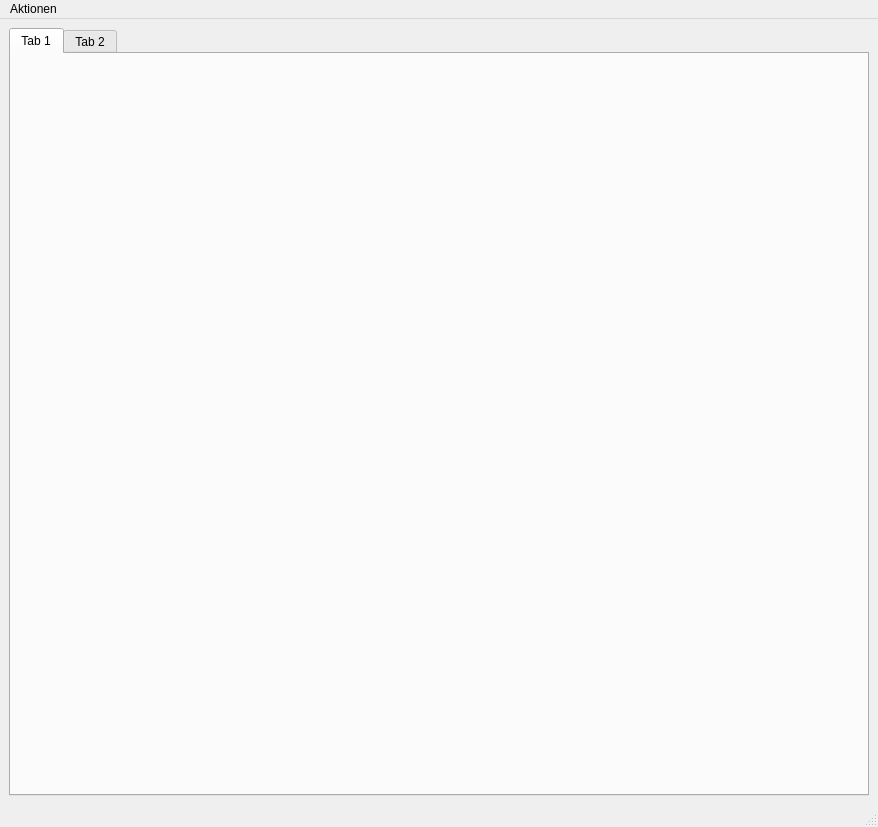
<?xml version="1.0" encoding="UTF-8"?>
<ui version="4.0">
 <class>MainWindow</class>
 <widget class="QMainWindow" name="MainWindow">
  <property name="geometry">
   <rect>
    <x>0</x>
    <y>0</y>
    <width>878</width>
    <height>827</height>
   </rect>
  </property>
  <property name="windowTitle">
   <string>Borgmatic UI</string>
  </property>
  <widget class="QWidget" name="centralwidget">
   <layout class="QHBoxLayout" name="horizontalLayout">
    <item>
     <layout class="QVBoxLayout" name="verticalLayout">
      <property name="sizeConstraint">
       <enum>QLayout::SetNoConstraint</enum>
      </property>
      <item>
       <widget class="QTabWidget" name="borgmaticTabWidget">
        <widget class="QWidget" name="tab">
         <attribute name="title">
          <string>Tab 1</string>
         </attribute>
        </widget>
        <widget class="QWidget" name="tab_2">
         <attribute name="title">
          <string>Tab 2</string>
         </attribute>
        </widget>
       </widget>
      </item>
     </layout>
    </item>
   </layout>
  </widget>
  <widget class="QMenuBar" name="menubar">
   <property name="geometry">
    <rect>
     <x>0</x>
     <y>0</y>
     <width>878</width>
     <height>39</height>
    </rect>
   </property>
   <widget class="QMenu" name="menuAction">
    <property name="title">
     <string>Aktionen</string>
    </property>
    <addaction name="menuNew"/>
    <addaction name="separator"/>
    <addaction name="menuQuit"/>
   </widget>
   <addaction name="menuAction"/>
  </widget>
  <widget class="QStatusBar" name="statusbar"/>
  <action name="menuNew">
   <property name="text">
    <string>Neue Borgmatic Config</string>
   </property>
   <property name="shortcut">
    <string>Ctrl+N</string>
   </property>
  </action>
  <action name="menuQuit">
   <property name="text">
    <string>Beenden</string>
   </property>
   <property name="shortcut">
    <string>Ctrl+Q</string>
   </property>
  </action>
 </widget>
 <resources/>
 <connections/>
</ui>
